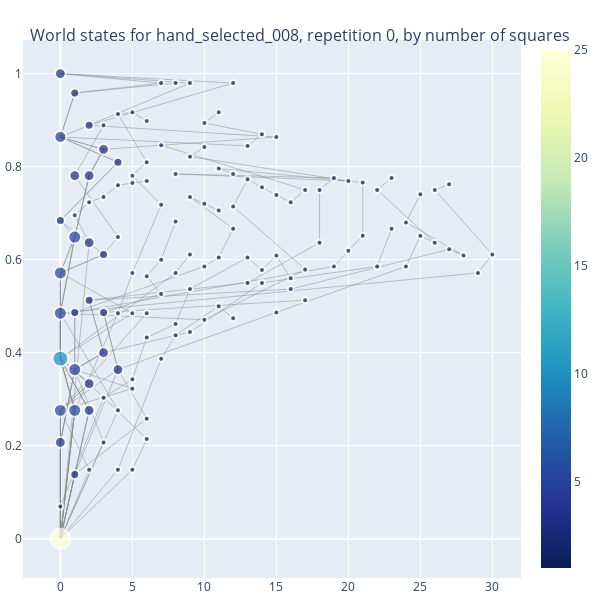
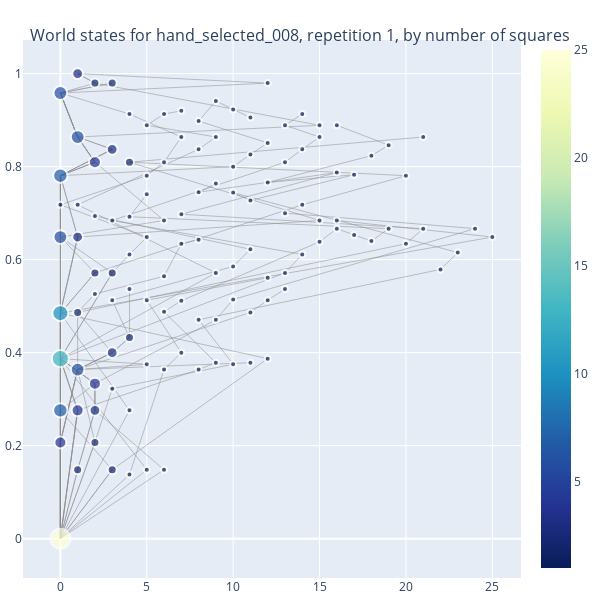
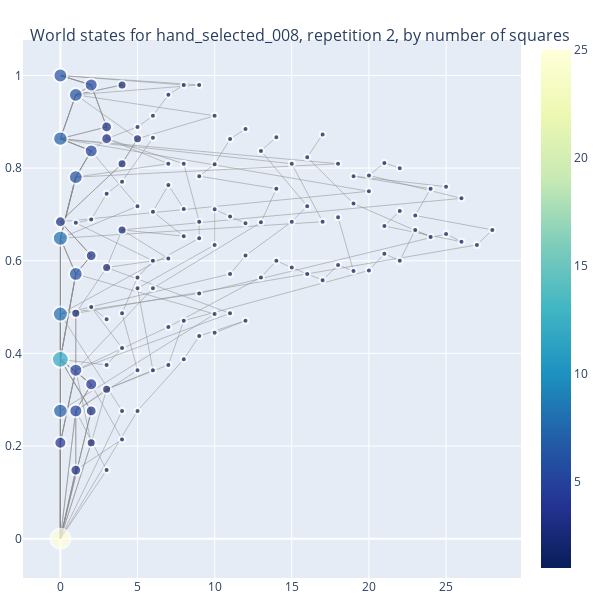
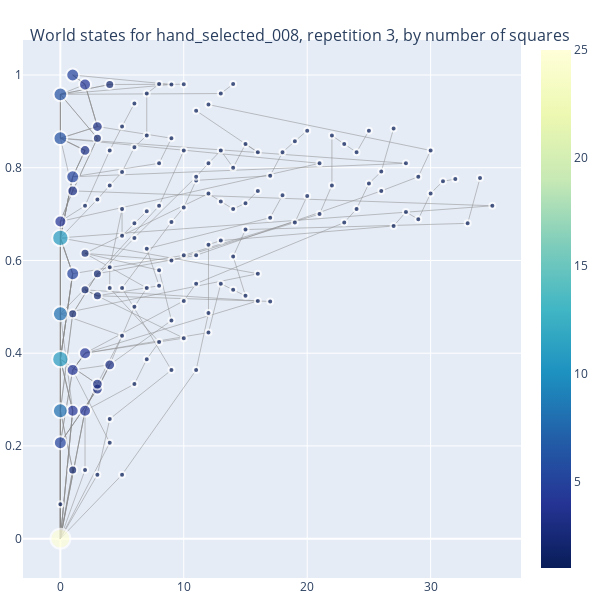

The notebook cell these images were saved under, in order:
### Code cell
target = targets[3]
fig, ax = plt.subplots()
ax.axis('off')
ax.imshow(np.rot90(target_maps[target]))
plot_f1_trajectory_graph(target_name=target, rep = 0, bins=10)
plot_f1_trajectory_graph(target_name=target, rep = 1, bins=10)
plot_f1_trajectory_graph(target_name=target, rep = 2, bins=10)
plot_f1_trajectory_graph(target_name=target, rep = 3, bins=10)

### Figure 1 — Plotly figure (JSON) as saved in the notebook; plotly's stock layout.template omitted (floating-point values rounded to 4 significant figures; data arrays with more than 128 entries replaced by an {"elided": "..."} marker saying what was removed)
{"data": [{"hoverinfo": "none", "line": {"color": "#888", "width": 0.5}, "mode": "lines", "type": "scatter", "x": {"elided": "588 int values"}, "y": {"elided": "588 float values"}}, {"hoverinfo": "text", "marker": {"color": {"elided": "132 int values"}, "colorscale": [[0, "rgb(255,255,217)"], [0.125, "rgb(237,248,177)"], [0.25, "rgb(199,233,180)"], [0.375, "rgb(127,205,187)"], [0.5, "rgb(65,182,196)"], [0.625, "rgb(29,145,192)"], [0.75, "rgb(34,94,168)"], [0.875, "rgb(37,52,148)"], [1, "rgb(8,29,88)"]], "line": {"width": 2}, "reversescale": true, "showscale": true, "size": {"elided": "132 float values"}}, "mode": "markers", "type": "scatter", "x": {"elided": "132 int values"}, "y": {"elided": "132 float values"}}], "layout": {"annotations": [{"showarrow": false, "text": "", "x": 0.005, "xref": "paper", "y": -0.002, "yref": "paper"}], "height": 600, "hovermode": "closest", "margin": {"b": 20, "l": 5, "r": 5, "t": 40}, "showlegend": false, "title": {"font": {"size": 16}, "text": "<br>World states for hand_selected_008, repetition 0, by number of squares"}, "width": 600}}

### Figure 2 — Plotly figure (JSON) as saved in the notebook; plotly's stock layout.template omitted (floating-point values rounded to 4 significant figures; data arrays with more than 128 entries replaced by an {"elided": "..."} marker saying what was removed)
{"data": [{"hoverinfo": "none", "line": {"color": "#888", "width": 0.5}, "mode": "lines", "type": "scatter", "x": {"elided": "618 int values"}, "y": {"elided": "618 float values"}}, {"hoverinfo": "text", "marker": {"color": [25, 2, 4, 1, 2, 1, 2, 1, 4, 7, 3, 1, 1, 13, 1, 6, 3, 4, 2, 1, 1, 1, 1, 1, 1, 1, 2, 1, 10, 1, 1, 1, 1, 1, 1, 1, 1, 1, 1, 1, 2, 1, 1, 1, 1, 1, 1, 3, 6, 1, 1, 1, 1, 1, 1, 1, 1, 1, 1, 1, 1, 1, 1, 1, 2, 1, 1, 1, 1, 1, 1, 1, 1, 1, 1, 1, 1, 1, 1, 1, 1, 1, 1, 1, 1, 1, 1, 1, 7, 4, 6, 1, 1, 1, 1, 1, 1, 1, 1, 1, 1, 3, 1, 2, 1, 1, 6, 1, 1, 1, 2, 1, 1, 1, 1, 1, 3, 1, 1, 1, 2, 1], "colorscale": [[0, "rgb(255,255,217)"], [0.125, "rgb(237,248,177)"], [0.25, "rgb(199,233,180)"], [0.375, "rgb(127,205,187)"], [0.5, "rgb(65,182,196)"], [0.625, "rgb(29,145,192)"], [0.75, "rgb(34,94,168)"], [0.875, "rgb(37,52,148)"], [1, "rgb(8,29,88)"]], "line": {"width": 2}, "reversescale": true, "showscale": true, "size": [19.93, 9, 12, 6, 9, 6, 9, 6, 12, 14.42, 10.75, 6, 6, 17.1, 6, 13.75, 10.75, 12, 9, 6, 6, 6, 6, 6, 6, 6, 9, 6, 15.97, 6, 6, 6, 6, 6, 6, 6, 6, 6, 6, 6, 9, 6, 6, 6, 6, 6, 6, 10.75, 13.75, 6, 6, 6, 6, 6, 6, 6, 6, 6, 6, 6, 6, 6, 6, 6, 9, 6, 6, 6, 6, 6, 6, 6, 6, 6, 6, 6, 6, 6, 6, 6, 6, 6, 6, 6, 6, 6, 6, 6, 14.42, 12, 13.75, 6, 6, 6, 6, 6, 6, 6, 6, 6, 6, 10.75, 6, 9, 6, 6, 13.75, 6, 6, 6, 9, 6, 6, 6, 6, 6, 10.75, 6, 6, 6, 9, 6]}, "mode": "markers", "type": "scatter", "x": [0, 1, 0, 4, 3, 5, 2, 6, 1, 0, 2, 3, 4, 0, 5, 1, 3, 2, 4, 6, 7, 8, 9, 10, 11, 12, 1, 2, 0, 3, 4, 5, 6, 7, 8, 9, 10, 11, 12, 13, 3, 4, 5, 6, 7, 8, 9, 1, 0, 10, 11, 12, 13, 14, 15, 16, 17, 18, 19, 20, 21, 22, 23, 24, 2, 25, 0, 1, 2, 3, 4, 5, 6, 7, 8, 9, 10, 11, 12, 13, 14, 15, 16, 5, 6, 7, 8, 9, 0, 2, 1, 10, 11, 12, 13, 14, 15, 16, 17, 18, 19, 3, 20, 4, 21, 4, 0, 5, 6, 7, 3, 8, 9, 10, 11, 12, 1, 13, 14, 15, 2, 16], "y": [0, 0.1481, 0.2069, 0.1379, 0.1481, 0.1481, 0.2069, 0.1481, 0.2759, 0.2759, 0.2759, 0.3226, 0.2759, 0.3871, 0.375, 0.3636, 0.4, 0.3333, 0.4324, 0.3636, 0.4, 0.3636, 0.3784, 0.375, 0.3784, 0.3871, 0.4865, 0.5263, 0.4848, 0.5128, 0.5366, 0.5128, 0.4878, 0.5116, 0.4706, 0.4706, 0.5143, 0.4865, 0.5128, 0.5366, 0.5714, 0.6111, 0.6486, 0.5641, 0.6341, 0.6429, 0.5714, 0.6486, 0.6486, 0.5854, 0.6222, 0.561, 0.5714, 0.6111, 0.6383, 0.6667, 0.6531, 0.64, 0.6667, 0.6341, 0.6667, 0.5789, 0.6154, 0.6667, 0.5714, 0.6486, 0.7179, 0.7179, 0.6939, 0.6842, 0.6923, 0.7407, 0.6842, 0.6977, 0.7451, 0.7636, 0.7442, 0.7273, 0.766, 0.7, 0.7179, 0.6842, 0.6842, 0.7805, 0.8095, 0.8636, 0.8372, 0.8636, 0.7805, 0.8095, 0.8636, 0.8, 0.8261, 0.8511, 0.8095, 0.8372, 0.8636, 0.7872, 0.7826, 0.8235, 0.8462, 0.8372, 0.7805, 0.8095, 0.8636, 0.913, 0.9583, 0.8889, 0.913, 0.92, 0.9796, 0.898, 0.9412, 0.9231, 0.9057, 0.9796, 1, 0.8889, 0.913, 0.8889, 0.9796, 0.8889]}], "layout": {"annotations": [{"showarrow": false, "text": "", "x": 0.005, "xref": "paper", "y": -0.002, "yref": "paper"}], "height": 600, "hovermode": "closest", "margin": {"b": 20, "l": 5, "r": 5, "t": 40}, "showlegend": false, "title": {"font": {"size": 16}, "text": "<br>World states for hand_selected_008, repetition 1, by number of squares"}, "width": 600}}

### Figure 3 — Plotly figure (JSON) as saved in the notebook; plotly's stock layout.template omitted (floating-point values rounded to 4 significant figures; data arrays with more than 128 entries replaced by an {"elided": "..."} marker saying what was removed)
{"data": [{"hoverinfo": "none", "line": {"color": "#888", "width": 0.5}, "mode": "lines", "type": "scatter", "x": {"elided": "672 int values"}, "y": {"elided": "672 float values"}}, {"hoverinfo": "text", "marker": {"color": [25, 1, 4, 3, 2, 1, 7, 5, 3, 2, 1, 1, 12, 1, 1, 1, 4, 5, 1, 1, 1, 1, 1, 1, 1, 1, 8, 2, 1, 1, 1, 1, 1, 1, 1, 1, 6, 3, 1, 1, 8, 2, 1, 2, 1, 1, 1, 1, 1, 1, 1, 1, 1, 1, 1, 1, 1, 1, 1, 1, 1, 1, 1, 1, 1, 3, 1, 1, 1, 1, 1, 1, 1, 1, 1, 1, 1, 1, 1, 1, 1, 1, 1, 1, 1, 1, 1, 1, 1, 1, 1, 1, 2, 2, 1, 6, 1, 3, 5, 7, 1, 1, 1, 1, 1, 1, 1, 1, 1, 1, 1, 1, 1, 1, 1, 6, 2, 3, 5, 6, 1, 1, 1, 1, 1, 1], "colorscale": [[0, "rgb(255,255,217)"], [0.125, "rgb(237,248,177)"], [0.25, "rgb(199,233,180)"], [0.375, "rgb(127,205,187)"], [0.5, "rgb(65,182,196)"], [0.625, "rgb(29,145,192)"], [0.75, "rgb(34,94,168)"], [0.875, "rgb(37,52,148)"], [1, "rgb(8,29,88)"]], "line": {"width": 2}, "reversescale": true, "showscale": true, "size": [19.93, 6, 12, 10.75, 9, 6, 14.42, 12.97, 10.75, 9, 6, 6, 16.75, 6, 6, 6, 12, 12.97, 6, 6, 6, 6, 6, 6, 6, 6, 15, 9, 6, 6, 6, 6, 6, 6, 6, 6, 13.75, 10.75, 6, 6, 15, 9, 6, 9, 6, 6, 6, 6, 6, 6, 6, 6, 6, 6, 6, 6, 6, 6, 6, 6, 6, 6, 6, 6, 6, 10.75, 6, 6, 6, 6, 6, 6, 6, 6, 6, 6, 6, 6, 6, 6, 6, 6, 6, 6, 6, 6, 6, 6, 6, 6, 6, 6, 9, 9, 6, 13.75, 6, 10.75, 12.97, 14.42, 6, 6, 6, 6, 6, 6, 6, 6, 6, 6, 6, 6, 6, 6, 6, 13.75, 9, 10.75, 12.97, 13.75, 6, 6, 6, 6, 6, 6]}, "mode": "markers", "type": "scatter", "x": [0, 3, 0, 1, 2, 4, 0, 1, 2, 3, 4, 5, 0, 3, 4, 5, 2, 1, 6, 7, 8, 9, 10, 2, 3, 4, 0, 1, 5, 6, 7, 8, 9, 10, 11, 12, 1, 2, 5, 6, 0, 3, 7, 4, 8, 9, 10, 11, 12, 13, 14, 15, 16, 17, 18, 19, 20, 21, 22, 23, 24, 25, 26, 27, 28, 0, 1, 2, 3, 4, 5, 6, 7, 8, 9, 10, 11, 12, 13, 14, 15, 16, 17, 18, 19, 20, 21, 22, 23, 24, 25, 26, 4, 5, 6, 1, 7, 3, 2, 0, 8, 9, 10, 11, 12, 13, 14, 15, 16, 17, 18, 19, 20, 21, 22, 1, 4, 3, 2, 0, 5, 6, 7, 8, 9, 10], "y": [0, 0.1481, 0.2069, 0.1481, 0.2069, 0.2143, 0.2759, 0.2759, 0.2759, 0.3226, 0.2759, 0.2759, 0.3871, 0.375, 0.4118, 0.3636, 0.3333, 0.3636, 0.3636, 0.375, 0.3871, 0.4375, 0.4444, 0.5, 0.4737, 0.4865, 0.4848, 0.4865, 0.5405, 0.5405, 0.4571, 0.4706, 0.5294, 0.4848, 0.4865, 0.4706, 0.5714, 0.6111, 0.5641, 0.6, 0.6486, 0.5854, 0.6047, 0.6667, 0.6531, 0.6486, 0.6341, 0.5714, 0.6111, 0.5641, 0.6, 0.5854, 0.5714, 0.5581, 0.5909, 0.5778, 0.5789, 0.6154, 0.6, 0.6667, 0.6512, 0.6579, 0.641, 0.6341, 0.6667, 0.6842, 0.6818, 0.6889, 0.7447, 0.7708, 0.7179, 0.7059, 0.7636, 0.7119, 0.6842, 0.7111, 0.6957, 0.6809, 0.6829, 0.7556, 0.6842, 0.7179, 0.6842, 0.6939, 0.7234, 0.75, 0.675, 0.7073, 0.6977, 0.7556, 0.76, 0.7347, 0.8095, 0.8636, 0.8654, 0.7805, 0.8095, 0.8636, 0.8372, 0.8636, 0.8095, 0.7826, 0.8085, 0.8627, 0.8846, 0.8372, 0.8667, 0.8095, 0.8235, 0.8727, 0.8095, 0.7826, 0.7843, 0.8113, 0.8, 0.9583, 0.9796, 0.8889, 0.9796, 1, 0.8889, 0.913, 0.9583, 0.9796, 0.9796, 0.913]}], "layout": {"annotations": [{"showarrow": false, "text": "", "x": 0.005, "xref": "paper", "y": -0.002, "yref": "paper"}], "height": 600, "hovermode": "closest", "margin": {"b": 20, "l": 5, "r": 5, "t": 40}, "showlegend": false, "title": {"font": {"size": 16}, "text": "<br>World states for hand_selected_008, repetition 2, by number of squares"}, "width": 600}}

### Figure 4 — Plotly figure (JSON) as saved in the notebook; plotly's stock layout.template omitted (floating-point values rounded to 4 significant figures; data arrays with more than 128 entries replaced by an {"elided": "..."} marker saying what was removed)
{"data": [{"hoverinfo": "none", "line": {"color": "#888", "width": 0.5}, "mode": "lines", "type": "scatter", "x": {"elided": "720 int values"}, "y": {"elided": "720 float values"}}, {"hoverinfo": "text", "marker": {"color": {"elided": "143 int values"}, "colorscale": [[0, "rgb(255,255,217)"], [0.125, "rgb(237,248,177)"], [0.25, "rgb(199,233,180)"], [0.375, "rgb(127,205,187)"], [0.5, "rgb(65,182,196)"], [0.625, "rgb(29,145,192)"], [0.75, "rgb(34,94,168)"], [0.875, "rgb(37,52,148)"], [1, "rgb(8,29,88)"]], "line": {"width": 2}, "reversescale": true, "showscale": true, "size": {"elided": "143 float values"}}, "mode": "markers", "type": "scatter", "x": {"elided": "143 int values"}, "y": {"elided": "143 float values"}}], "layout": {"annotations": [{"showarrow": false, "text": "", "x": 0.005, "xref": "paper", "y": -0.002, "yref": "paper"}], "height": 600, "hovermode": "closest", "margin": {"b": 20, "l": 5, "r": 5, "t": 40}, "showlegend": false, "title": {"font": {"size": 16}, "text": "<br>World states for hand_selected_008, repetition 3, by number of squares"}, "width": 600}}
